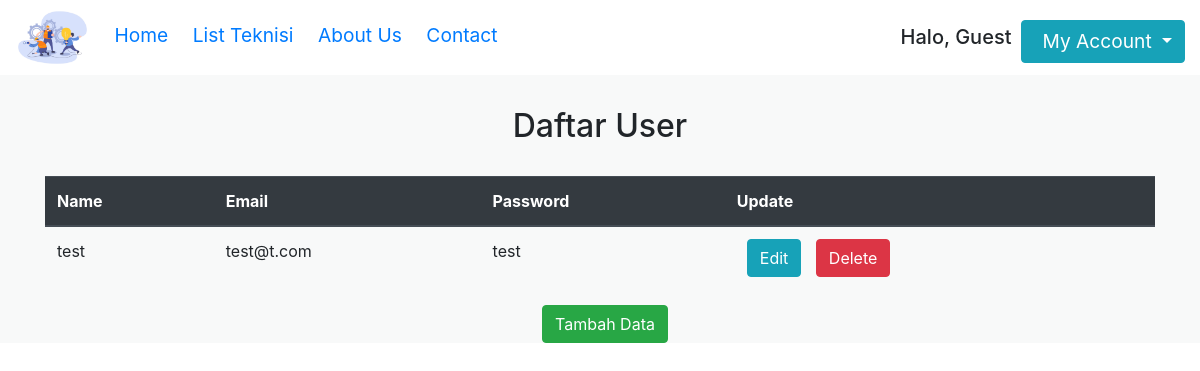
Before: /admin.php (signed in) with the older database file.
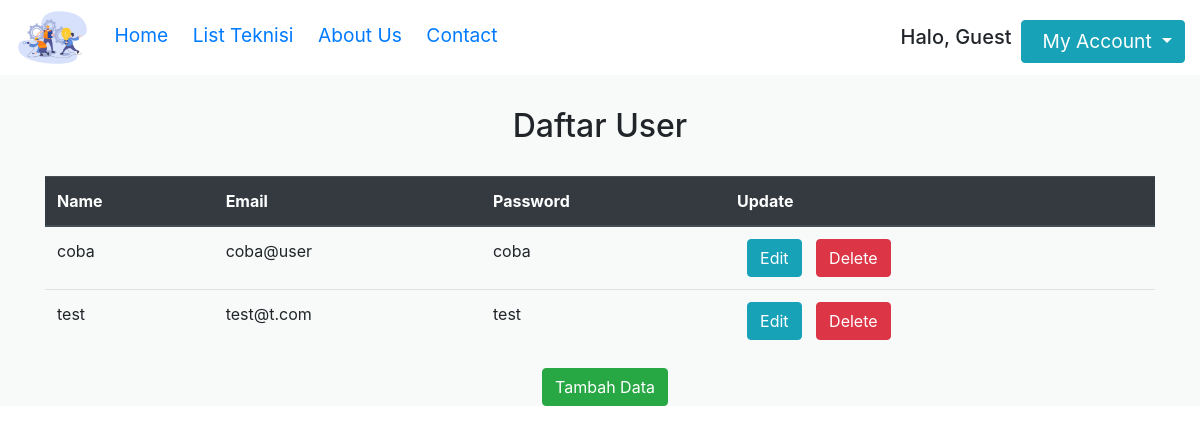
After: the same page with the newer database file.
### tables this page shows
CREATE TABLE `user` (
  `id` int(10) NOT NULL,
  `nama` varchar(50) NOT NULL,
  `email` varchar(50) NOT NULL,
  `password` varchar(100) NOT NULL,
  `no_hp` varchar(13) DEFAULT NULL,
  `alamat` varchar(300) DEFAULT NULL,
  `gambar` text DEFAULT NULL,
  `roles` varchar(10) NOT NULL DEFAULT 'User'
);

### admin.php (the view, shortened to what this page needs)
<?php
include_once("config.php");
$result = mysqli_query($mysqli, "SELECT * FROM user ORDER BY id DESC");
?>
<!DOCTYPE html>
<html lang="en">
<head>
    <link rel="stylesheet" href="https://cdn.jsdelivr.net/npm/bootstrap@4.5.3/dist/css/bootstrap.min.css">
    <link rel="stylesheet" type="text/css" href="style.css">
</head>
<body>
    <div class="top container-fluid fixed-top ">
        <img class="logo_navbar" src="gambar\logo.png">
        <a href="index.php">Home</a>
        <a href="list_teknisi.php">List Teknisi</a>
        <a href="aboutUs.php">About Us</a>
        <a href="contact.php">Contact</a>
        <div class="dropdown">
            <h5 class="halo">Halo, Guest</h5>
            <a class="btn btn-info dropdown-toggle" href="#" role="button" id="dropdownMenuLink" data-toggle="dropdown" aria-haspopup="true" aria-expanded="false">
                My Account
            </a>
        </div>
    </div>
    <div class="isi_body">
        <div class="container" align="center">
            <h2 style="text-align: center; margin: 7px 7px 7px 7px;">Daftar User</h2><br>
            <table class="table">
                <thead class="thead-dark">
                    <tr>
                        <th scope="col">Name</th>
                        <th scope="col">Email</th>
                        <th scope="col">Password</th>
                        <th scope="col">Update</th>
                    </tr>
                </thead>
                <?php
                while ($user_data = mysqli_fetch_array($result)) {
                    echo "<tr>";
                    echo "<td>" . $user_data['nama'] . "</td>";
                    echo "<td>" . $user_data['email'] . "</td>";
                    echo "<td>" . $user_data['password'] . "</td>";
                    echo "<td><a href='edit.php?id=$user_data[id]' button type='button' class='btn btn-info'> Edit</a>  <a href='delete.php?id=$user_data[id]' button type='button' class='btn btn-danger'>Delete</a></td></tr>";
                }
                ?>
            </table>
            <a href="add.php" button type="button" class="btn ADD btn-success">Tambah Data</button></a>
        </div>
    </div>
</body>
</html>

### style.css (style rules this page uses)
.top { background-color:white; }
.top a { padding-left: 20px; font-size: larger; }
.dropdown { float: right; margin-top: 20px; }
.isi_body { padding-top: 100px; background-color: #F8F9F9; }
.container { background-color: #F8F9F9; margin-bottom: 200px; }
.btn { margin-left: 10px; }
.halo { float: left; margin-top: 5px; }
.logo_navbar { width: 75px; height: 75px; }

Changed rows visible on the page:
added user: nama "coba", email "coba@user", password "coba"
